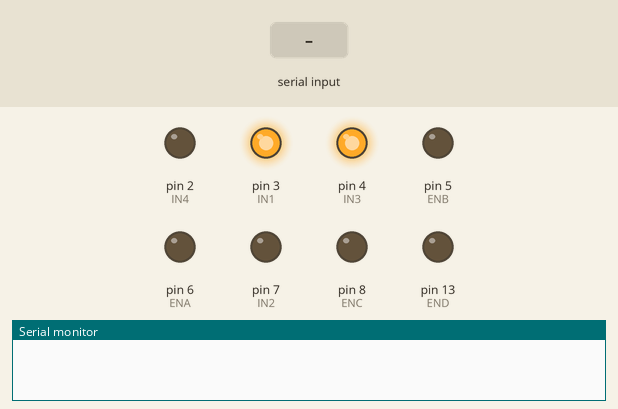
Bench run of a sketch on a simulated Arduino Uno, built with avr-gcc and run on an emulated ATmega328P. Parts: output pins drawn as LEDs (lit = HIGH), the last lines printed to the serial monitor. The test bench sets the inputs (shaded band).

Above: at 1.2 s.
1.3 s: "R" received over the second serial link
At 1.6 s:
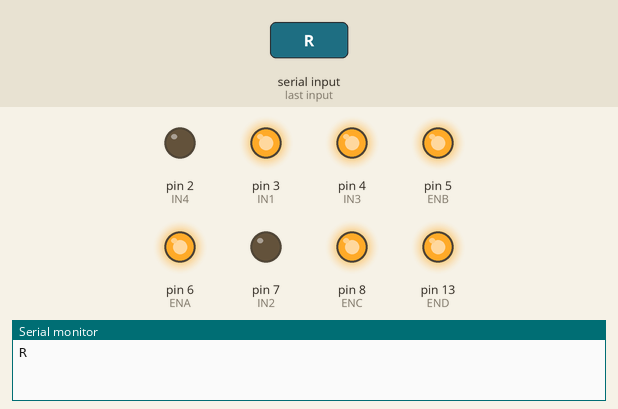
2.8 s: "r" received over the second serial link
At 3.9 s:
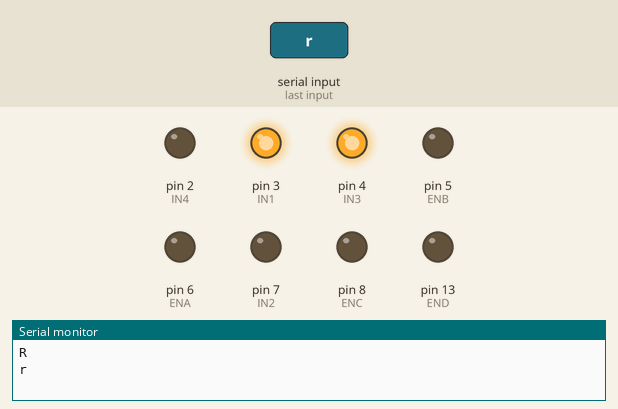
Timing chart, 0 to 5.8 s (numbered marks = the images above; inputs shaded):
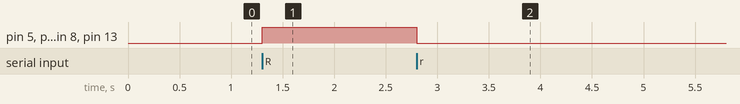

Measured:
- after the input at 1.3 s, pin 5 (ENB), pin 6 (ENA), pin 8 (ENC), pin 13 (END): LOW → HIGH at once
- after the input at 2.8 s, pin 5 (ENB), pin 6 (ENA), pin 8 (ENC), pin 13 (END): HIGH → LOW at once

The sketch:

projet_arduio.ino
```cpp
#include<SoftwareSerial.h>
#define RX 11
#define TX 12
SoftwareSerial bluetooth(RX,TX);
char input = "";
int ENA=6;
int IN1=3;
int IN2=7;
int IN3=4;
int IN4=2;
int ENB=5;
int ENC=8;
//int IN5=10;
//int IN6=9;
int END=13;

int PWM=128;

void setup() {
  // put your setup code here, to run once:

  //les pompes 1, 2 et 3:
 pinMode(ENA,OUTPUT);
 pinMode(IN1,OUTPUT);
 pinMode(IN2,OUTPUT);
 pinMode(ENB,OUTPUT);
 pinMode(IN3,OUTPUT);
 pinMode(IN4,OUTPUT);
 pinMode(ENC,OUTPUT);
 //pinMode(IN5,OUTPUT);
 //pinMode(IN6,OUTPUT);
 pinMode(END,OUTPUT);


//Initialisation des moteurs
 digitalWrite(IN1,HIGH);
 digitalWrite(IN2,LOW);
 digitalWrite(IN3,HIGH);
 digitalWrite(IN4,LOW);

 //Module bluetooth
 Serial.begin(9600);
  bluetooth.begin(9600);
}

void loop() {
  // dialogue bluetooth
  /*while (bluetooth.available()) {
     Serial.print(char(bluetooth.read()));
  }
  while (Serial.available()) {
    bluetooth.write(char(Serial.read()));
  }*/
  //Interrupteur TEST

  if (bluetooth.available()) {
    input = bluetooth.read();
    Serial.println(input);
    if (input == 'R'){
      analogWrite(ENB,255);
      analogWrite(ENA,255);
      analogWrite(ENC,255);
      analogWrite(END,255);
    }
    if (input == 'r'){
      analogWrite(ENB,0);
      analogWrite(ENA,0);
      analogWrite(ENC,0);
      analogWrite(END,0);
  }
  /*
    if (input == 'A') {
      PWM = bluetooth.parseInt();
      analogWrite(ENB,255-PWM);
      analogWrite(ENA,255-PWM);
      analogWrite(ENC,255-PWM);

    }   */

  //regulation de la vitesse
 /*
  //1er spectacle
if (input == 'A'){
  //1ère étape
  analogWrite(ENA,255);
  analogWrite(ENB,255);
  analogWrite(ENC,255);
  analogWrite(END,255);
  delay(3000);

  //2ème étape
  analogWrite(ENA,0);
  delay(1000);
  analogWrite(ENB,0);
  delay(1000);
  analogWrite(ENC,0);
  delay(1000);
  analogWrite(END,0);
  delay(1000);

  //3ème étape
  for(int i=0;i<255;i++){
    analogWrite(ENA,i);
    analogWrite(ENB,i);
    analogWrite(ENC,i);
    analogWrite(END,i);
    delay(15);
    }

  ///4ème étape
  analogWrite(ENA,255/4);
  delay(1000);
  analogWrite(ENB,128);
  delay(1000);
  analogWrite(ENC,3*255/4);
  delay(1000);
  analogWrite(END,255);
  delay(2000);
}*/
  }
}
 //
```
